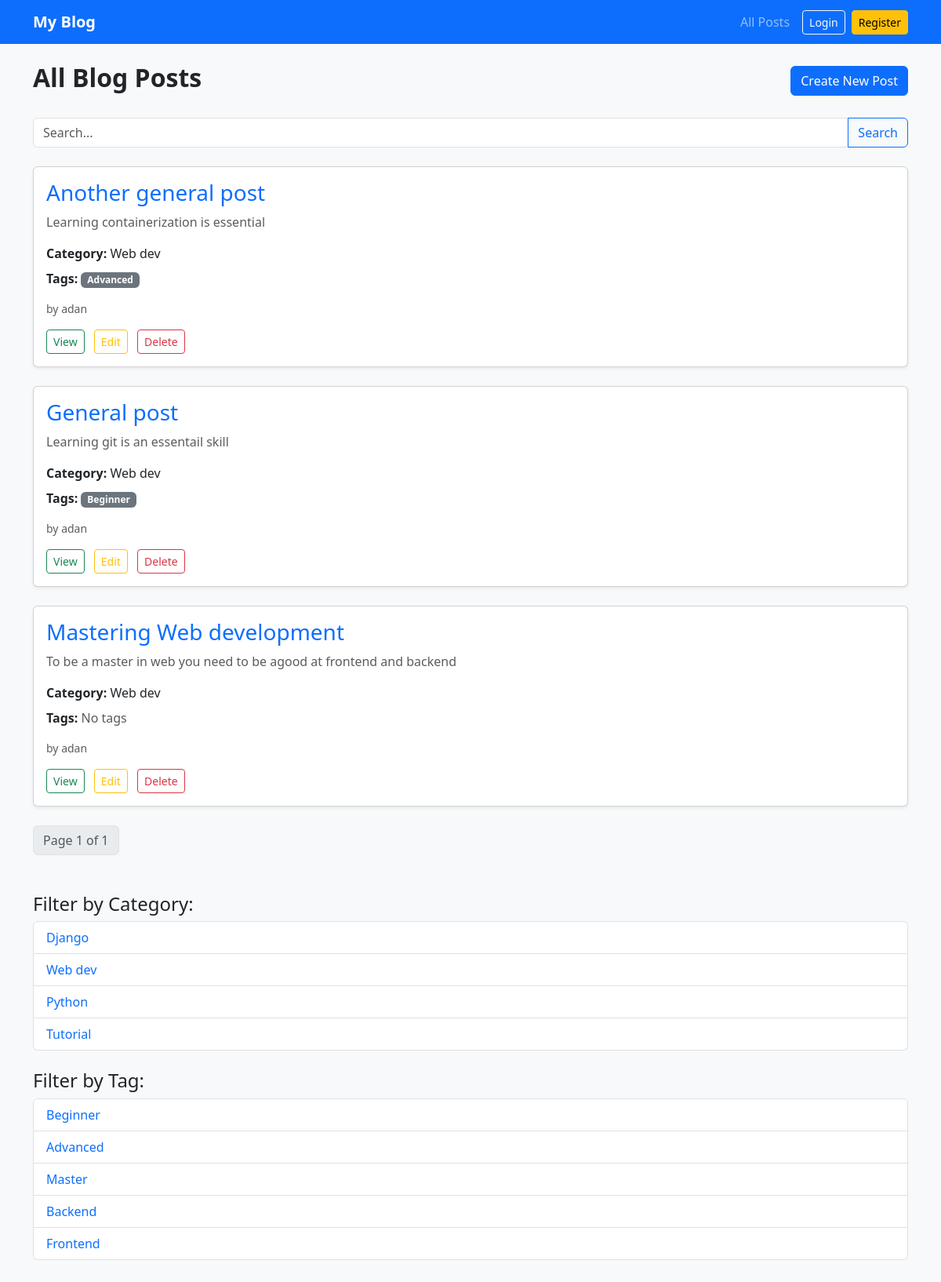
The page /?category=web-dev on the database its author committed.
### blog/models.py (models this page shows, shortened)
class Post(models.Model):
    author = models.ForeignKey(User,on_delete=models.CASCADE,related_name="posts")
    title = models.CharField(max_length=100)
    slug = models.SlugField(unique=True,blank=True)
    body = models.TextField()
    created_at = models.DateTimeField(auto_now_add=True)
    category =models.ForeignKey(Category, on_delete=models.CASCADE)
    tags = models.ManyToManyField("Tag",blank=True)
    class Meta:
        ordering = ['-created_at']

class Category(models.Model):
    name = models.CharField(max_length=100)
    slug = models.SlugField(unique=True,blank=True)

class Tag(models.Model):
    name = models.CharField(max_length=50)
    slug = models.SlugField(unique=True,blank=True)

### blog/views.py (the view)
# urls.py: path('',views.post_list,name = "post_list"),
def post_list(request):
    posts = Post.objects.all()
    category_slug = request.GET.get("category")
    tag_slug = request.GET.get("tags")
    query = request.GET.get("q")
    if category_slug:
        posts = posts.filter(category__slug=category_slug)
    if tag_slug:
        posts = posts.filter(tags__slug=tag_slug)
    if query:
        posts = posts.filter(
            Q(title__icontains=query) |
            Q(body__icontains=query)
        ).distinct()
    paginator = Paginator(posts,5)
    page_number = request.GET.get("page")
    page_obj = paginator.get_page(page_number)
    categories = Category.objects.all()
    tags = Tag.objects.all()
    return render(request, "blog/post_list.html", {
        "page_obj":page_obj,
        "categories": categories,
        "tags": tags
    })

### blog/templates/blog/post_list.html (shortened to what this page needs)
{% extends "blog/base.html" %}
{% block content %}
<div class="d-flex justify-content-between align-items-center mb-4">
  <h2 class="fw-bold">All Blog Posts</h2>
  <a href="{% url 'blog:post_create' %}" class="btn btn-primary"
    >Create New Post</a
  >
</div>
<form method="GET" action="" class="input-group mb-4">
  <input
    type="text"
    name="q"
    class="form-control"
    placeholder="Search..."
    value="{{ request.GET.q }}"
  />
  <button class="btn btn-outline-primary" type="submit">Search</button>
</form>
{% for post in page_obj %}
<div class="card shadow-sm mb-4">
  <div class="card-body">
    <h3 class="card-title mb-2">
      <a
        href="{% url 'blog:post_detail' post.slug %}"
        class="text-decoration-none text-primary"
      >
        {{ post.title }}
      </a>
    </h3>
    <p class="card-text text-muted">{{ post.body|truncatechars:120 }}</p>
    <div class="mb-2"><strong>Category:</strong> {{ post.category.name }}</div>
    <div class="mb-3">
      <strong>Tags:</strong>
      {% for tag in post.tags.all %}
      <span class="badge bg-secondary">{{ tag.name }}</span>
      {% empty %}
      <span class="text-muted">No tags</span>
      {% endfor %}
    </div>
<p class="small text-muted">
    by {{ post.author.username }}
</p>
    <div>
      <a
        href="{% url 'blog:post_detail' post.slug %}"
        class="btn btn-sm btn-outline-success me-2"
        >View</a
      >
      <a
        href="{% url 'blog:post_edit' post.slug %}"
        class="btn btn-sm btn-outline-warning me-2"
        >Edit</a
      >
      <a
        href="{% url 'blog:post_delete' post.slug %}"
        class="btn btn-sm btn-outline-danger"
        >Delete</a
      >
    </div>
  </div>
</div>
{% endfor %}
<nav>
  <ul class="pagination">
    <li class="page-item disabled">
      <span class="page-link">
        Page {{ page_obj.number }} of {{ page_obj.paginator.num_pages }}
      </span>
    </li>
  </ul>
</nav>
<h4 class="mt-5">Filter by Category:</h4>
<ul class="list-group mb-4">
  {% for category in categories %}
  <li class="list-group-item">
    <a href="?category={{ category.slug }}" class="text-decoration-none"
      >{{ category.name }}</a
    >
  </li>
  {% endfor %}
</ul>
<h4>Filter by Tag:</h4>
<ul class="list-group">
  {% for tag in tags %}
  <li class="list-group-item">
    <a href="?tag={{ tag.slug }}" class="text-decoration-none"
      >{{ tag.name }}</a
    >
  </li>
  {% endfor %}
</ul>
{% endblock %}

### rows shown on the page
Post: title "Another general post", body "Learning containerization is essential", category.name "Web dev", author.username "adan"
Tag: name "Advanced"
Post: title "General post", body "Learning git is an essentail skill", category.name "Web dev", author.username "adan"
Tag: name "Beginner"
Post: title "Mastering Web development", body "To be a master in web you need to be agood at frontend and backend", category.name "Web dev", author.username "adan"
Category: name "Django"
Category: name "Web dev"
Category: name "Python"
Category: name "Tutorial"
Tag: name "Master"
Tag: name "Backend"
Tag: name "Frontend"

### other values the page prints
{{ page_obj.number }} "1"
{{ page_obj.paginator.num_pages }} "1"
